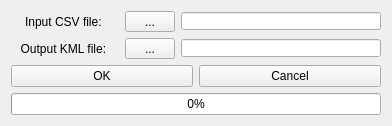
<?xml version="1.0" encoding="UTF-8"?>
<ui version="4.0">
 <class>FormKml</class>
 <widget class="QWidget" name="FormKml">
  <property name="geometry">
   <rect>
    <x>0</x>
    <y>0</y>
    <width>392</width>
    <height>124</height>
   </rect>
  </property>
  <property name="minimumSize">
   <size>
    <width>392</width>
    <height>0</height>
   </size>
  </property>
  <property name="windowTitle">
   <string>KML Generator</string>
  </property>
  <layout class="QVBoxLayout" name="verticalLayout_2">
   <item>
    <layout class="QHBoxLayout" name="horizontalLayout">
     <item>
      <widget class="QLabel" name="label">
       <property name="text">
        <string>Input CSV file: </string>
       </property>
       <property name="alignment">
        <set>Qt::AlignCenter</set>
       </property>
      </widget>
     </item>
     <item>
      <widget class="QToolButton" name="toolButton_input">
       <property name="enabled">
        <bool>true</bool>
       </property>
       <property name="minimumSize">
        <size>
         <width>50</width>
         <height>0</height>
        </size>
       </property>
       <property name="toolTip">
        <string>Select measurement log file</string>
       </property>
       <property name="statusTip">
        <string/>
       </property>
       <property name="text">
        <string>...</string>
       </property>
      </widget>
     </item>
     <item>
      <widget class="QLineEdit" name="lineEdit_input">
       <property name="enabled">
        <bool>true</bool>
       </property>
       <property name="minimumSize">
        <size>
         <width>200</width>
         <height>18</height>
        </size>
       </property>
       <property name="maximumSize">
        <size>
         <width>200</width>
         <height>18</height>
        </size>
       </property>
       <property name="text">
        <string/>
       </property>
       <property name="readOnly">
        <bool>true</bool>
       </property>
      </widget>
     </item>
    </layout>
   </item>
   <item>
    <layout class="QHBoxLayout" name="horizontalLayout_2">
     <item>
      <widget class="QLabel" name="label_2">
       <property name="text">
        <string>Output KML file: </string>
       </property>
       <property name="alignment">
        <set>Qt::AlignCenter</set>
       </property>
      </widget>
     </item>
     <item>
      <widget class="QToolButton" name="toolButton_output">
       <property name="minimumSize">
        <size>
         <width>50</width>
         <height>0</height>
        </size>
       </property>
       <property name="toolTip">
        <string>Select the output file</string>
       </property>
       <property name="text">
        <string>...</string>
       </property>
      </widget>
     </item>
     <item>
      <widget class="QLineEdit" name="lineEdit_output">
       <property name="enabled">
        <bool>true</bool>
       </property>
       <property name="minimumSize">
        <size>
         <width>200</width>
         <height>18</height>
        </size>
       </property>
       <property name="maximumSize">
        <size>
         <width>200</width>
         <height>18</height>
        </size>
       </property>
       <property name="readOnly">
        <bool>true</bool>
       </property>
      </widget>
     </item>
    </layout>
   </item>
   <item>
    <layout class="QHBoxLayout" name="horizontalLayout_3">
     <item>
      <widget class="QPushButton" name="pushButton_OK">
       <property name="text">
        <string>OK</string>
       </property>
      </widget>
     </item>
     <item>
      <widget class="QPushButton" name="pushButton_Cancel">
       <property name="text">
        <string>Cancel</string>
       </property>
      </widget>
     </item>
    </layout>
   </item>
   <item>
    <widget class="QProgressBar" name="progressBar">
     <property name="styleSheet">
      <string notr="true">text-align: center</string>
     </property>
     <property name="value">
      <number>0</number>
     </property>
    </widget>
   </item>
  </layout>
 </widget>
 <resources/>
 <connections/>
</ui>
